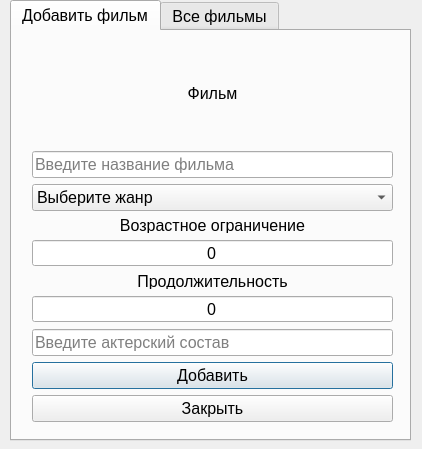
<?xml version="1.0" encoding="UTF-8"?>
<ui version="4.0">
 <class>ActionWithMovie</class>
 <widget class="QDialog" name="ActionWithMovie">
  <property name="geometry">
   <rect>
    <x>0</x>
    <y>0</y>
    <width>422</width>
    <height>449</height>
   </rect>
  </property>
  <property name="minimumSize">
   <size>
    <width>422</width>
    <height>449</height>
   </size>
  </property>
  <property name="maximumSize">
   <size>
    <width>422</width>
    <height>449</height>
   </size>
  </property>
  <property name="font">
   <font>
    <pointsize>12</pointsize>
   </font>
  </property>
  <property name="windowTitle">
   <string>Dialog</string>
  </property>
  <widget class="QTabWidget" name="tabWidget">
   <property name="geometry">
    <rect>
     <x>10</x>
     <y>0</y>
     <width>401</width>
     <height>441</height>
    </rect>
   </property>
   <property name="currentIndex">
    <number>0</number>
   </property>
   <widget class="QWidget" name="tab">
    <attribute name="title">
     <string>Добавить фильм</string>
    </attribute>
    <widget class="QWidget" name="verticalLayoutWidget">
     <property name="geometry">
      <rect>
       <x>20</x>
       <y>10</y>
       <width>361</width>
       <height>381</height>
      </rect>
     </property>
     <layout class="QVBoxLayout" name="verticalLayout">
      <item>
       <widget class="QLabel" name="label_info">
        <property name="text">
         <string>Фильм</string>
        </property>
        <property name="alignment">
         <set>Qt::AlignCenter</set>
        </property>
       </widget>
      </item>
      <item>
       <widget class="QLineEdit" name="lineEdit_name">
        <property name="placeholderText">
         <string>Введите название фильма</string>
        </property>
       </widget>
      </item>
      <item>
       <widget class="QComboBox" name="comboBox_genre">
        <item>
         <property name="text">
          <string>Выберите жанр</string>
         </property>
        </item>
       </widget>
      </item>
      <item>
       <widget class="QLabel" name="label_ageLimit">
        <property name="maximumSize">
         <size>
          <width>16777215</width>
          <height>16</height>
         </size>
        </property>
        <property name="text">
         <string>Возрастное ограничение</string>
        </property>
        <property name="alignment">
         <set>Qt::AlignCenter</set>
        </property>
       </widget>
      </item>
      <item>
       <widget class="QSpinBox" name="spinBox_ageLimit">
        <property name="alignment">
         <set>Qt::AlignCenter</set>
        </property>
        <property name="buttonSymbols">
         <enum>QAbstractSpinBox::NoButtons</enum>
        </property>
        <property name="maximum">
         <number>18</number>
        </property>
       </widget>
      </item>
      <item>
       <widget class="QLabel" name="label_duration">
        <property name="maximumSize">
         <size>
          <width>16777215</width>
          <height>16</height>
         </size>
        </property>
        <property name="text">
         <string>Продолжительность</string>
        </property>
        <property name="alignment">
         <set>Qt::AlignCenter</set>
        </property>
       </widget>
      </item>
      <item>
       <widget class="QSpinBox" name="spinBox_duration">
        <property name="alignment">
         <set>Qt::AlignCenter</set>
        </property>
        <property name="buttonSymbols">
         <enum>QAbstractSpinBox::NoButtons</enum>
        </property>
        <property name="maximum">
         <number>500</number>
        </property>
       </widget>
      </item>
      <item>
       <widget class="QLineEdit" name="lineEdit_cast">
        <property name="placeholderText">
         <string>Введите актерский состав</string>
        </property>
       </widget>
      </item>
      <item>
       <widget class="QPushButton" name="pushButton_add">
        <property name="text">
         <string>Добавить</string>
        </property>
       </widget>
      </item>
      <item>
       <widget class="QPushButton" name="pushButton_close">
        <property name="text">
         <string>Закрыть</string>
        </property>
       </widget>
      </item>
     </layout>
    </widget>
   </widget>
   <widget class="QWidget" name="tab_2">
    <attribute name="title">
     <string>Все фильмы</string>
    </attribute>
    <widget class="QTableWidget" name="tableWidget">
     <property name="geometry">
      <rect>
       <x>0</x>
       <y>0</y>
       <width>401</width>
       <height>411</height>
      </rect>
     </property>
     <column>
      <property name="text">
       <string>Фильм</string>
      </property>
     </column>
     <column>
      <property name="text">
       <string>Жанр</string>
      </property>
     </column>
     <column>
      <property name="text">
       <string>Возр.ограничение</string>
      </property>
     </column>
     <column>
      <property name="text">
       <string>Продолжительность</string>
      </property>
     </column>
    </widget>
   </widget>
  </widget>
 </widget>
 <resources/>
 <connections/>
</ui>
